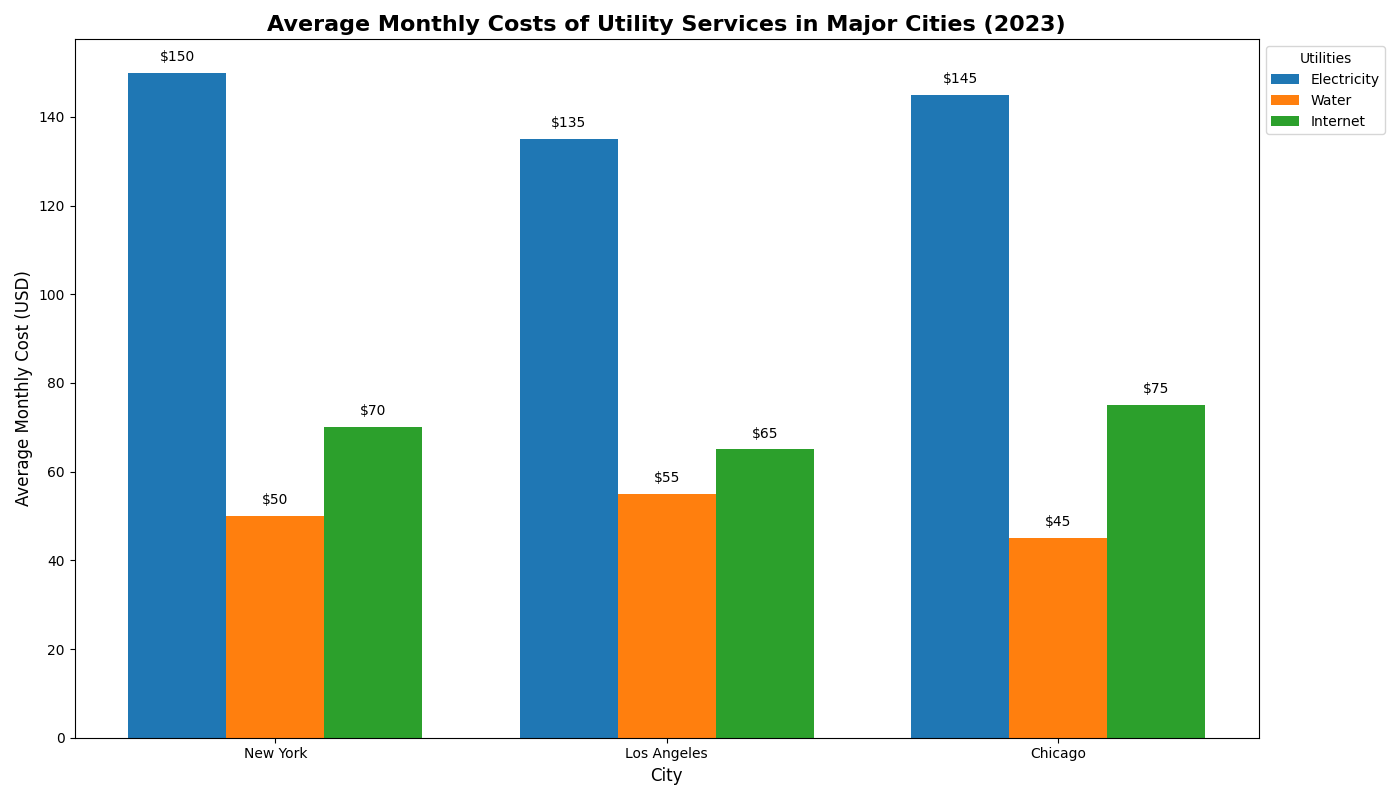

Reproduce this figure in Python.
import matplotlib.pyplot as plt
import numpy as np

# Backstory: Analysis of Average Monthly Costs of Different Utility Services Across Three Major Cities in 2023
# Cities: New York, Los Angeles, Chicago
# Utilities: Electricity, Water, Internet

# Define the data
cities = ['New York', 'Los Angeles', 'Chicago']
utilities = ['Electricity', 'Water', 'Internet']

# Average monthly costs (in USD)
electricity_cost = [150, 135, 145]
water_cost = [50, 55, 45]
internet_cost = [70, 65, 75]

# Combining utilities for grouped bar chart
data = np.array([electricity_cost, water_cost, internet_cost])

# Bar width and positions
bar_width = 0.25
index = np.arange(len(cities))

# Colors for each utility
colors = ['#1f77b4', '#ff7f0e', '#2ca02c']

# Create the plot
fig, ax = plt.subplots(figsize=(14, 8))

# Plot each utility's data
for i, (utility, color) in enumerate(zip(utilities, colors)):
    ax.bar(index + i * bar_width, data[i], bar_width, label=utility, color=color)

# Labels, title, and legend
ax.set_xlabel('City', fontsize=12)
ax.set_ylabel('Average Monthly Cost (USD)', fontsize=12)
ax.set_title('Average Monthly Costs of Utility Services in Major Cities (2023)', fontsize=16, fontweight='bold')
ax.set_xticks(index + bar_width)
ax.set_xticklabels(cities)

# Adding value labels on bars
for i in range(len(utilities)):
    for j in range(len(cities)):
        ax.text(index[j] + i * bar_width, data[i][j] + 2, 
                f'${data[i][j]:.0f}', ha='center', va='bottom', fontsize=10)

# Adding legend
ax.legend(title='Utilities', loc='upper left', bbox_to_anchor=(1, 1), fontsize=10)

# Automatic layout adjustment
plt.tight_layout()

# Display the plot
plt.show()
